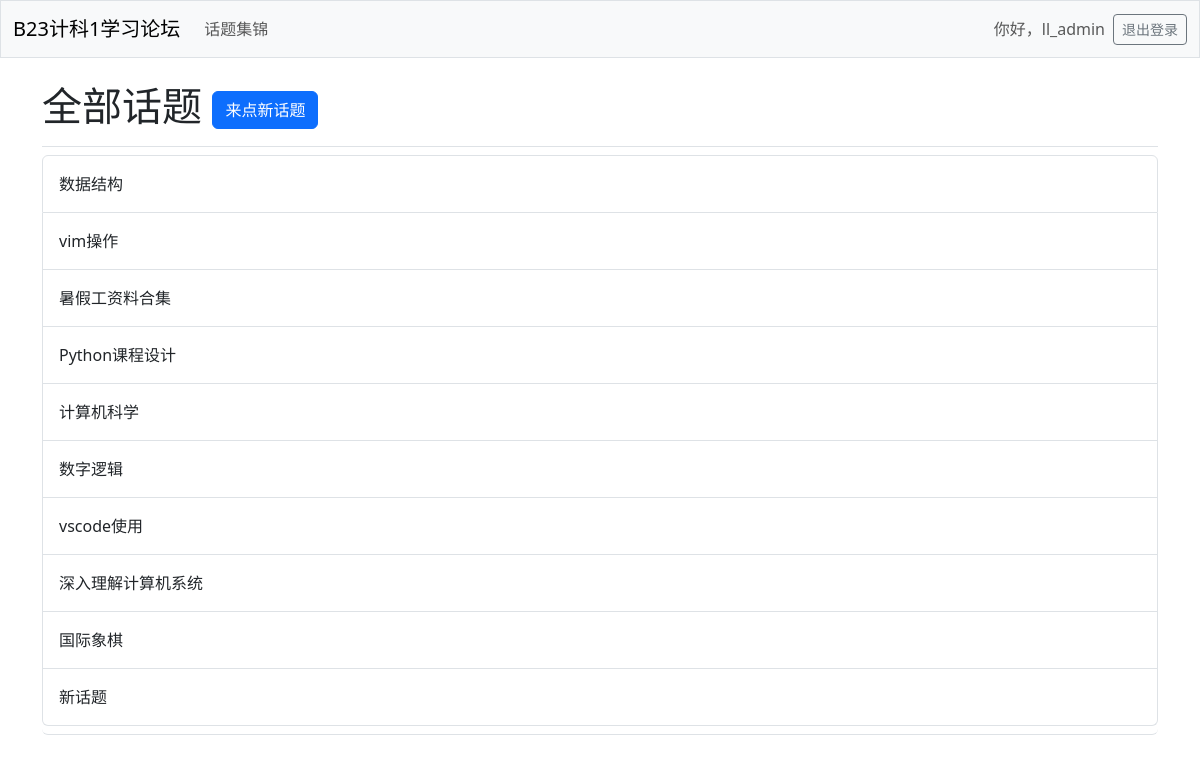
The app's page /topics/ (signed in) with its own data.
### learning_logs/models.py (models this page shows, shortened)
class Topic(models.Model): # Model是Django基本类
    text = models.CharField(max_length=200)
    date_added = models.DateTimeField(auto_now_add=True)
    owner = models.ForeignKey(User, on_delete=models.CASCADE)

### learning_logs/views.py (the view)
# urls.py: path('topics/', views.topics, name='topics'),
@login_required # 限制访问，只有登陆用户才能访问topic
def topics(request):
    topics = Topic.objects.annotate(latest_entry_date=Max('entry__date_added')).order_by('-latest_entry_date')
    context = {'topics': topics} # 传递给模板的数据
    return render(request, 'learning_logs/topics.html', context)

### learning_logs/templates/learning_logs/topics.html
{% extends 'learning_logs/base.html' %}
{% block page_header %}
  <h1>
    全部话题
    <a class="btn btn-primary" href="{% url 'learning_logs:new_topic' %}">
      来点新话题
    </a>
  </h1>
{% endblock page_header %}
{% block content %}
    <ul class="list-group border-bottom pb-2 mb-4">
        {% for topic in topics %}
            <a class="list-group-item list-group-item-action d-flex gap-3 py-3"
              href="{% url 'learning_logs:topic' topic.id %}">
                {{ topic.text }}
            </a>
        {% empty %}
          <li class="list-group-item broder-0">还没有创建话题哟~</li>
        {% endfor %}
    </ul>
{% endblock content %}

### learning_logs/templates/learning_logs/base.html (shortened to what this page needs)
<!doctype html>
<html lang="zh-hans">
  <head>
    {% load django_bootstrap5 %}
    {% bootstrap_css %}
  </head>
  <body>
    <nav class="navbar navbar-expand-md navbar-light bg-light mb-4 border">
      <div class="container-fluid">
        <a class="navbar-brand" href="{% url 'learning_logs:index' %}">
          B23计科1学习论坛
        </a>
        <div class="collapse navbar-collapse" id="navbarCollapse">
          <ul class="navbar-nav me-auto mb-2 mb-md-0">
             <li class="nav-item">
                <a class="nav-link" href="{% url 'learning_logs:topics' %}">
                  话题集锦
                </a>
              </li>
          </ul>
          <ul class="navbar-nav ms-auto mb-2 mb-md-0">
            {% if user.is_authenticated %}
              <li class="nav-item">
                <span class="navbar-text me-2">
                  你好，{{ user.username }}
                </span>
              </li>
            {% endif %}
          </ul>
          {% if user.is_authenticated %}
            <form action="{% url 'accounts:logout' %}" method="post">
              <button name="submit" class="btn btn-outline-secondary btn-sm">
                退出登录
              </button>
            </form>
          {% endif %}
        </div>
      </div>
    </nav>
    <main class="container">
      <div class="pb-2 mb-2 border-bottom">
        {% block page_header %}{% endblock page_header %}
      </div>
      <div>
        {% block content %}{% endblock content %}
      </div>
    </main>
  </body>
</html>

### records on screen
Topic: text "数据结构"
Topic: text "vim操作"
Topic: text "暑假工资料合集"
Topic: text "Python课程设计"
Topic: text "计算机科学"
Topic: text "数字逻辑"
Topic: text "vscode使用"
Topic: text "深入理解计算机系统"
Topic: text "国际象棋"
Topic: text "新话题"

### other values on screen
{{ user.username }} "ll_admin"
